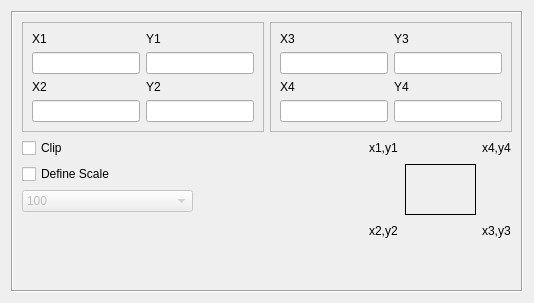
         <widget class="QWidget" name="TabPage">
          <attribute name="title">
           <string>Topographic Map</string>
          </attribute>
          <layout class="QGridLayout" name="gridLayout_20">
           <item row="0" column="0">
            <widget class="QFrame" name="frame7">
             <property name="frameShape">
              <enum>QFrame::Box</enum>
             </property>
             <property name="frameShadow">
              <enum>QFrame::Sunken</enum>
             </property>
             <layout class="QGridLayout" name="gridLayout_24">
              <item row="0" column="0">
               <layout class="QVBoxLayout" name="verticalLayout_24">
                <item>
                 <layout class="QGridLayout">
                  <item row="0" column="1">
                   <widget class="QFrame" name="frame9">
                    <property name="frameShape">
                     <enum>QFrame::StyledPanel</enum>
                    </property>
                    <property name="frameShadow">
                     <enum>QFrame::Raised</enum>
                    </property>
                    <layout class="QGridLayout">
                     <item row="0" column="0">
                      <layout class="QGridLayout">
                       <item row="0" column="1">
                        <widget class="QLabel" name="lbY1_2">
                         <property name="text">
                          <string>Y3</string>
                         </property>
                         <property name="wordWrap">
                          <bool>false</bool>
                         </property>
                        </widget>
                       </item>
                       <item row="0" column="0">
                        <widget class="QLabel" name="lbX1_2">
                         <property name="text">
                          <string>X3</string>
                         </property>
                         <property name="wordWrap">
                          <bool>false</bool>
                         </property>
                        </widget>
                       </item>
                       <item row="2" column="0">
                        <widget class="QLabel" name="lbUpperX_2">
                         <property name="text">
                          <string>X4</string>
                         </property>
                         <property name="wordWrap">
                          <bool>false</bool>
                         </property>
                        </widget>
                       </item>
                       <item row="2" column="1">
                        <widget class="QLabel" name="lbUpperY_2">
                         <property name="text">
                          <string>Y4</string>
                         </property>
                         <property name="wordWrap">
                          <bool>false</bool>
                         </property>
                        </widget>
                       </item>
                       <item row="3" column="1">
                        <widget class="QLineEdit" name="lneY4"/>
                       </item>
                       <item row="1" column="0">
                        <widget class="QLineEdit" name="lneX3"/>
                       </item>
                       <item row="3" column="0">
                        <widget class="QLineEdit" name="lneX4"/>
                       </item>
                       <item row="1" column="1">
                        <widget class="QLineEdit" name="lneY3"/>
                       </item>
                      </layout>
                     </item>
                    </layout>
                   </widget>
                  </item>
                  <item row="0" column="0">
                   <widget class="QFrame" name="frame8">
                    <property name="frameShape">
                     <enum>QFrame::StyledPanel</enum>
                    </property>
                    <property name="frameShadow">
                     <enum>QFrame::Raised</enum>
                    </property>
                    <layout class="QGridLayout">
                     <item row="0" column="0">
                      <layout class="QGridLayout">
                       <item row="2" column="0">
                        <widget class="QLabel" name="lbUpperX">
                         <property name="text">
                          <string>X2</string>
                         </property>
                         <property name="wordWrap">
                          <bool>false</bool>
                         </property>
                        </widget>
                       </item>
                       <item row="3" column="0">
                        <widget class="QLineEdit" name="lneX2"/>
                       </item>
                       <item row="2" column="1">
                        <widget class="QLabel" name="lbUpperY">
                         <property name="text">
                          <string>Y2</string>
                         </property>
                         <property name="wordWrap">
                          <bool>false</bool>
                         </property>
                        </widget>
                       </item>
                       <item row="0" column="0">
                        <widget class="QLabel" name="lbX1">
                         <property name="text">
                          <string>X1</string>
                         </property>
                         <property name="wordWrap">
                          <bool>false</bool>
                         </property>
                        </widget>
                       </item>
                       <item row="1" column="0">
                        <widget class="QLineEdit" name="lneX1"/>
                       </item>
                       <item row="0" column="1">
                        <widget class="QLabel" name="lbY1">
                         <property name="text">
                          <string>Y1</string>
                         </property>
                         <property name="wordWrap">
                          <bool>false</bool>
                         </property>
                        </widget>
                       </item>
                       <item row="3" column="1">
                        <widget class="QLineEdit" name="lneY2"/>
                       </item>
                       <item row="1" column="1">
                        <widget class="QLineEdit" name="lneY1"/>
                       </item>
                      </layout>
                     </item>
                    </layout>
                   </widget>
                  </item>
                 </layout>
                </item>
                <item>
                 <layout class="QHBoxLayout" name="horizontalLayout_10">
                  <item>
                   <layout class="QVBoxLayout" name="verticalLayout_22">
                    <item>
                     <layout class="QGridLayout">
                      <item row="1" column="0">
                       <widget class="QCheckBox" name="ckDefineScale">
                        <property name="sizePolicy">
                         <sizepolicy hsizetype="Expanding" vsizetype="Fixed">
                          <horstretch>0</horstretch>
                          <verstretch>0</verstretch>
                         </sizepolicy>
                        </property>
                        <property name="text">
                         <string>Define Scale</string>
                        </property>
                       </widget>
                      </item>
                      <item row="0" column="0">
                       <widget class="QCheckBox" name="ckbClip">
                        <property name="sizePolicy">
                         <sizepolicy hsizetype="Expanding" vsizetype="Fixed">
                          <horstretch>0</horstretch>
                          <verstretch>0</verstretch>
                         </sizepolicy>
                        </property>
                        <property name="text">
                         <string>Clip</string>
                        </property>
                       </widget>
                      </item>
                      <item row="2" column="0">
                       <widget class="QComboBox" name="cmbScale">
                        <property name="enabled">
                         <bool>false</bool>
                        </property>
                        <property name="sizePolicy">
                         <sizepolicy hsizetype="Expanding" vsizetype="Fixed">
                          <horstretch>0</horstretch>
                          <verstretch>0</verstretch>
                         </sizepolicy>
                        </property>
                        <item>
                         <property name="text">
                          <string>100</string>
                         </property>
                        </item>
                        <item>
                         <property name="text">
                          <string>200</string>
                         </property>
                        </item>
                        <item>
                         <property name="text">
                          <string>250</string>
                         </property>
                        </item>
                        <item>
                         <property name="text">
                          <string>500</string>
                         </property>
                        </item>
                        <item>
                         <property name="text">
                          <string>1000</string>
                         </property>
                        </item>
                        <item>
                         <property name="text">
                          <string>2000</string>
                         </property>
                        </item>
                        <item>
                         <property name="text">
                          <string>2500</string>
                         </property>
                        </item>
                        <item>
                         <property name="text">
                          <string>5000</string>
                         </property>
                        </item>
                        <item>
                         <property name="text">
                          <string>10000</string>
                         </property>
                        </item>
                        <item>
                         <property name="text">
                          <string>20000</string>
                         </property>
                        </item>
                        <item>
                         <property name="text">
                          <string>25000</string>
                         </property>
                        </item>
                        <item>
                         <property name="text">
                          <string>50000</string>
                         </property>
                        </item>
                        <item>
                         <property name="text">
                          <string>100000</string>
                         </property>
                        </item>
                        <item>
                         <property name="text">
                          <string>200000</string>
                         </property>
                        </item>
                        <item>
                         <property name="text">
                          <string>250000</string>
                         </property>
                        </item>
                        <item>
                         <property name="text">
                          <string>500000</string>
                         </property>
                        </item>
                        <item>
                         <property name="text">
                          <string>1000000</string>
                         </property>
                        </item>
                        <item>
                         <property name="text">
                          <string>2000000</string>
                         </property>
                        </item>
                        <item>
                         <property name="text">
                          <string>2500000</string>
                         </property>
                        </item>
                        <item>
                         <property name="text">
                          <string>5000000</string>
                         </property>
                        </item>
                       </widget>
                      </item>
                     </layout>
                    </item>
                    <item>
                     <spacer name="verticalSpacer_7">
                      <property name="orientation">
                       <enum>Qt::Vertical</enum>
                      </property>
                      <property name="sizeHint" stdset="0">
                       <size>
                        <width>20</width>
                        <height>40</height>
                       </size>
                      </property>
                     </spacer>
                    </item>
                   </layout>
                  </item>
                  <item>
                   <spacer name="spacer59">
                    <property name="orientation">
                     <enum>Qt::Horizontal</enum>
                    </property>
                    <property name="sizeType">
                     <enum>QSizePolicy::Expanding</enum>
                    </property>
                    <property name="sizeHint" stdset="0">
                     <size>
                      <width>100</width>
                      <height>20</height>
                     </size>
                    </property>
                   </spacer>
                  </item>
                  <item>
                   <layout class="QVBoxLayout" name="verticalLayout_23">
                    <item>
                     <layout class="QGridLayout" name="gridLayout_23">
                      <item row="0" column="0">
                       <widget class="QLabel" name="textLabel1">
                        <property name="minimumSize">
                         <size>
                          <width>30</width>
                          <height>20</height>
                         </size>
                        </property>
                        <property name="maximumSize">
                         <size>
                          <width>30</width>
                          <height>20</height>
                         </size>
                        </property>
                        <property name="text">
                         <string>x1,y1</string>
                        </property>
                        <property name="wordWrap">
                         <bool>false</bool>
                        </property>
                       </widget>
                      </item>
                      <item row="0" column="2">
                       <widget class="QLabel" name="textLabel1_4">
                        <property name="minimumSize">
                         <size>
                          <width>30</width>
                          <height>20</height>
                         </size>
                        </property>
                        <property name="maximumSize">
                         <size>
                          <width>30</width>
                          <height>20</height>
                         </size>
                        </property>
                        <property name="text">
                         <string>x4,y4</string>
                        </property>
                        <property name="wordWrap">
                         <bool>false</bool>
                        </property>
                       </widget>
                      </item>
                      <item row="1" column="1">
                       <widget class="QFrame" name="frame10">
                        <property name="minimumSize">
                         <size>
                          <width>71</width>
                          <height>51</height>
                         </size>
                        </property>
                        <property name="maximumSize">
                         <size>
                          <width>71</width>
                          <height>51</height>
                         </size>
                        </property>
                        <property name="frameShape">
                         <enum>QFrame::Box</enum>
                        </property>
                        <property name="frameShadow">
                         <enum>QFrame::Plain</enum>
                        </property>
                       </widget>
                      </item>
                      <item row="2" column="0">
                       <widget class="QLabel" name="textLabel1_2">
                        <property name="minimumSize">
                         <size>
                          <width>30</width>
                          <height>20</height>
                         </size>
                        </property>
                        <property name="maximumSize">
                         <size>
                          <width>30</width>
                          <height>20</height>
                         </size>
                        </property>
                        <property name="text">
                         <string>x2,y2</string>
                        </property>
                        <property name="wordWrap">
                         <bool>false</bool>
                        </property>
                       </widget>
                      </item>
                      <item row="2" column="2">
                       <widget class="QLabel" name="textLabel1_3">
                        <property name="minimumSize">
                         <size>
                          <width>30</width>
                          <height>20</height>
                         </size>
                        </property>
                        <property name="maximumSize">
                         <size>
                          <width>30</width>
                          <height>20</height>
                         </size>
                        </property>
                        <property name="text">
                         <string>x3,y3</string>
                        </property>
                        <property name="wordWrap">
                         <bool>false</bool>
                        </property>
                       </widget>
                      </item>
                     </layout>
                    </item>
                    <item>
                     <spacer name="verticalSpacer_8">
                      <property name="orientation">
                       <enum>Qt::Vertical</enum>
                      </property>
                      <property name="sizeHint" stdset="0">
                       <size>
                        <width>20</width>
                        <height>40</height>
                       </size>
                      </property>
                     </spacer>
                    </item>
                   </layout>
                  </item>
                 </layout>
                </item>
               </layout>
              </item>
             </layout>
            </widget>
           </item>
          </layout>
         </widget>
